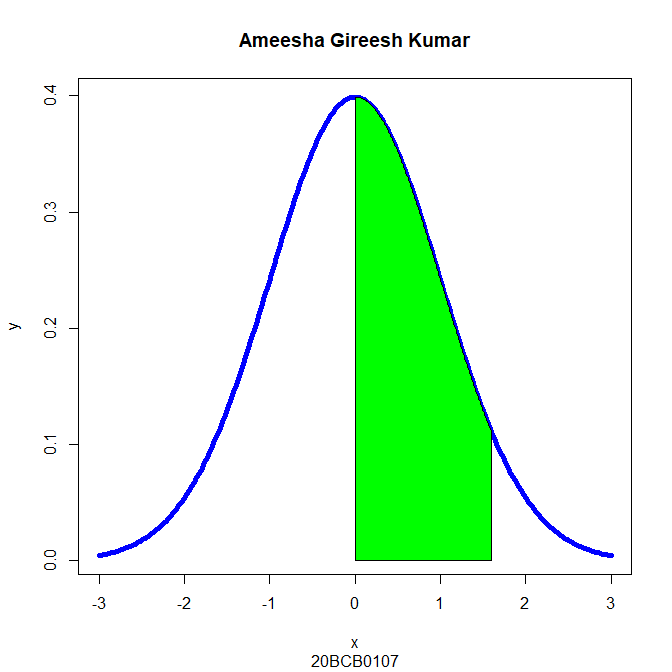

R code for this plot:
x = seq(-3,3, length=200)
y = dnorm (x)
plot(x,y,type = "l", lwd=5, col="blue", main="Ameesha Gireesh Kumar", sub ="20BCB0107")
x=seq(0, 1.6, length=200)
y=dnorm(x)
polygon(c(0,x,1.6), c(0,y,0), col="green")
